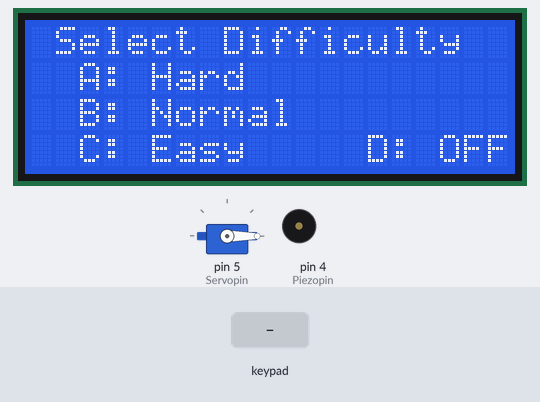
A sketch run on a simulated Arduino Uno, built with avr-gcc and run on an emulated ATmega328P. On the bench: 20×4 character LCD, servo, buzzer (waves = sounding). Wiring (inferred from the names in the program): 4×4 keypad with keys 1 2 3 A 4 5 6 B 7 8 9 C * 0 # D: rows pin 10, pin 11, pin 12, pin 13; columns pin 9, pin 8, pin 7, pin 6. The inputs (shaded band) are chosen by the test bench. Random numbers use the default seed unless the sketch sets one.

Above: at 1.3 s.
1.4 s: keypad keys 1 0 1 1 1 2 1 3 pressed 0.4 s apart
At 5.0 s:
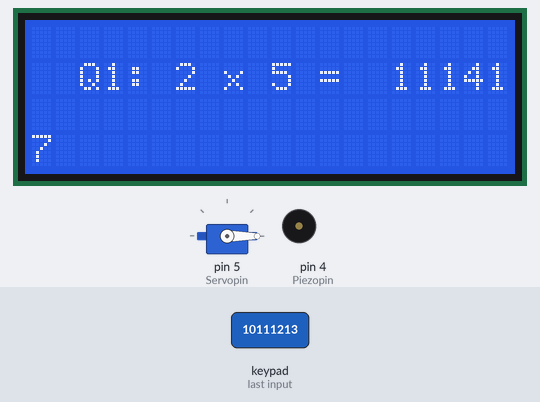
6.1 s: key 'A' pressed
At 6.63 s:
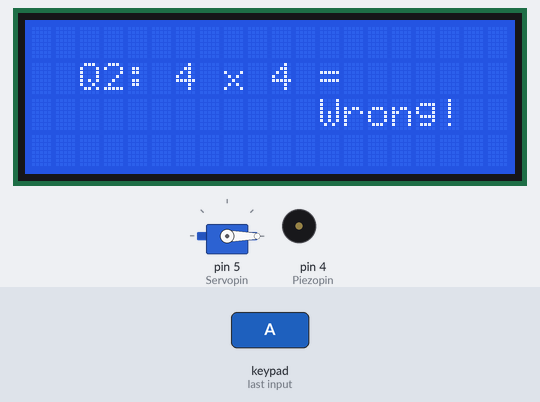
7.9 s: key '2' pressed
At 9.0 s:
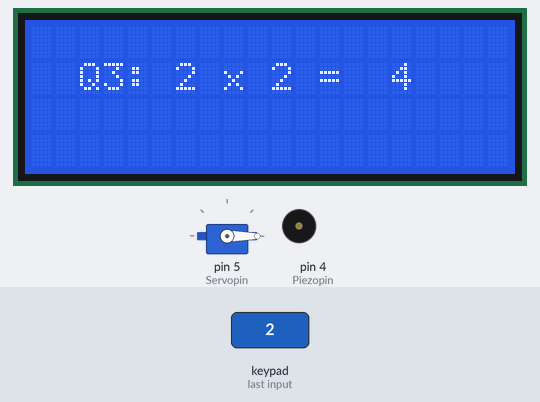
10.9 s: keypad keys 9 8 7 6 pressed 0.4 s apart
At 13.3 s:
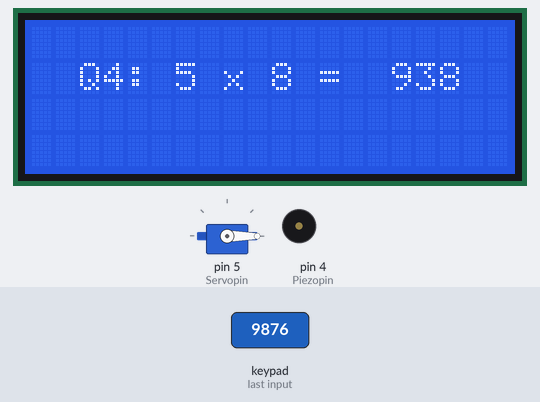
14.0 s: key 'C' pressed
At 40.6 s:
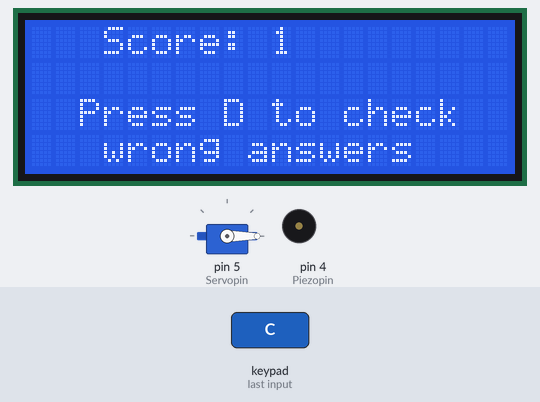
Timing chart, 0 to 40.9 s (numbered marks = the images above; inputs shaded):
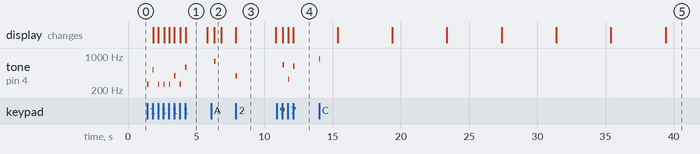

The sketch:

Math_program.ino
```cpp
#include <Wire.h>
#include <LiquidCrystal_I2C.h>
#include <SimpleKeypad.h>
#include <Servo.h>

LiquidCrystal_I2C lcd(0x27, 20, 4);
bool backlightOn = true;
Servo servo;

const byte nb_rows = 4;
const byte nb_cols = 4;
char key_chars[nb_rows][nb_cols] = {
  {'1', '2', '3', 'A'},
  {'4', '5', '6', 'B'},
  {'7', '8', '9', 'C'},
  {'*', '0', '#', 'D'}
};

int Servopin = 5;
int angle = 180;
int Piezopin = 4;
int notes[] = {
  262,  // 1
  294,  // 2
  330,  // 3
  349,  // 4
  392,  // 5
  440,  // 6
  494,  // 7
  523,  // 8
  587,  // 9
  622,  // 0
  660,  // *
  698,  // #
  784,  // A
  831,  // B
  880,  // C
  988   // D
};


byte rowPins[nb_rows] = {9, 8, 7, 6};
byte colPins[nb_cols] = {10, 11, 12, 13};
SimpleKeypad kp1((char*)key_chars, rowPins, colPins, nb_rows, nb_cols);

const int TOTAL_QUESTIONS = 10;
unsigned long TIME_LIMIT = 5000;
unsigned long startTime;

int currentQuestion = 0;
int score = 0;
int correctAnswer;
String userAnswer = "";
String wrongQuestions = "";
bool isScrollingCompleted = false;
bool isGameActive = false;


struct Question{
  int x,y,answer;
  bool isAnswered;
};

Question questions[TOTAL_QUESTIONS];

enum GameState{
  SELECT_DIFFICULTY,
  PLAYING,
  SHOW_SCORE
};

GameState gameState = SELECT_DIFFICULTY;

void initializeQuestions() {
  for (int i = 0; i < TOTAL_QUESTIONS; i++) {
    questions[i].x = 0;
    questions[i].y = 0;
    questions[i].answer = 0;
    questions[i].isAnswered = false;
  }
}

void setup() {
  Serial.begin(9600);
  lcd.init();
  lcd.backlight();
  lcd.setCursor(0,0);
  pinMode(Piezopin,OUTPUT);
  servo.attach(Servopin);
  servo.write(0);
  randomSeed(analogRead(0));
  initializeQuestions();
  showDifficultyScreen();
}


void loop() {
  switch(gameState) {
    case SELECT_DIFFICULTY:
      selectDifficulty();
      break;
    case PLAYING:
      handleUserInput();
      break;
    case SHOW_SCORE:
      handleScoreScreen();
      break;
  }
}

void playNoteForKey(char key) {
  int noteIndex = -1;
  for (int row = 0; row < nb_rows; row++) {
    for (int col = 0; col < nb_cols; col++) {
      if (key_chars[row][col] == key) {
        noteIndex = row * nb_cols + col;
        break;
      }
    }
    if (noteIndex != -1) break;
  }
  if (noteIndex != -1) {
    tone(Piezopin, notes[noteIndex], 100);
  }
}

void showDifficultyScreen() {
  lcd.clear();
  lcd.setCursor(1, 0);
  lcd.print("Select Difficulty");
  lcd.setCursor(2, 1);
  lcd.print("A: Hard");
  lcd.setCursor(2, 2);
  lcd.print("B: Normal");
  lcd.setCursor(2, 3);
  lcd.print("C: Easy");
  lcd.setCursor(14,3);
  lcd.print("D: OFF");
}
void selectDifficulty() {
  char key = kp1.getKey();
  if(key){
    playNoteForKey(key);
  if (key == 'A' || key == 'B' || key == 'C') {
    switch (key) {
      case 'A':
        TIME_LIMIT = 2000;
        break;
      case 'B':
        TIME_LIMIT = 4000;
        break;
      case 'C':
        TIME_LIMIT = 6000;
        break;
    }
    gameState = PLAYING;
    displayNewProblem();
    }
    else if (key == 'D'){
      if (backlightOn) {
        lcd.noBacklight();
        lcd.clear();
        backlightOn = false;
      } else {
        lcd.backlight();
        showDifficultyScreen();
        backlightOn = true;
      }
    }
  }
}

void handleUserInput() {
  if(!isGameActive) return;

  char key = kp1.getKey();
  if (key) {
    playNoteForKey(key);

  if (key == '*') {
      checkAnswer(userAnswer);
      displayNewProblem();
    }
    else if (key == '#'){
      userAnswer = "";
    }
    else if (isdigit(key)) {
      userAnswer += key;
    }
    displayUserInput(userAnswer);
  }
  if (millis() - startTime > TIME_LIMIT) {
    if(userAnswer != "") {
      checkAnswer(userAnswer);
    } else {
      recordWrongAnswer(userAnswer);
    }
    displayNewProblem();
    return;
  }
}

void handleScoreScreen() {
  char key = kp1.getKey();
  if (key) {
    playNoteForKey(key);
  if (key == 'D') {
    if (score == TOTAL_QUESTIONS) {
      dispenseCandy();
      return;
    }
    else if (!isScrollingCompleted) {
      lcd.clear();
      lcd.setCursor(0, 0);
      lcd.print("Wrong Answers:");
      lcd.setCursor(0, 1);
      displayScrollingWrongAnswers();
      isScrollingCompleted = true;
    }
    else{
      resetGame();
      gameState = SELECT_DIFFICULTY;
      showDifficultyScreen();
      isScrollingCompleted = false;
    }
  }
}
}

void displayScrollingWrongAnswers() {
  int line = 1;
  int questionCount = 0;
  int lastQuestionEndIndex = 0;
  int wrongAnswerCount = 0;

  for (int i = 0; i < wrongQuestions.length(); i++) {
    if (wrongQuestions[i] == ' ') {
      wrongAnswerCount++;
    }
  }

  String firstLine = "";
  String secondLine = "";
  String thirdLine = "";

  int charCount = 0;
  for (int i = 0; i < wrongQuestions.length(); i++) {
    if (charCount < 20) {
      firstLine += wrongQuestions[i];
    } else if (charCount >= 20 && charCount < 40) {
      secondLine += wrongQuestions[i];
    } else if(charCount >= 40 && charCount < 60){
      thirdLine += wrongQuestions[i];
    }else {
      lastQuestionEndIndex = i;
      break;
    }
    charCount++;
    if (wrongQuestions[i] == ' ' || i == wrongQuestions.length() - 1) {
    }
  }

  lcd.clear();
  lcd.setCursor(0,0);
  lcd.print("Wrong Answers:");
  lcd.setCursor(0, 1);
  lcd.print(firstLine);
  lcd.setCursor(0, 2);
  lcd.print(secondLine);
  lcd.setCursor(0, 3);
  lcd.print(thirdLine);


  if (wrongAnswerCount < 7) {
    return;
  }

  delay(1500);

  String scrollText = wrongQuestions.substring(lastQuestionEndIndex-20);
  int scrollPosition = 20;
  unsigned long lastScrollTime = millis();

  while (millis() - lastScrollTime < 10000) {
    char key = kp1.getKey();
    if(key == 'D'){
      return;
    }
    if (millis() - lastScrollTime > 500) {
      lcd.setCursor(0, 3);
      delay(300);
      String toDisplay = scrollText.substring(scrollPosition, min(scrollPosition + 20, scrollText.length()));
      lcd.print(toDisplay + String("                    ").substring(0, 20 - toDisplay.length()));

      scrollPosition++;
      if (scrollPosition + 20 > scrollText.length()) {
        scrollPosition = 0;
        delay(1500);
      }
      lastScrollTime = millis();
    }
  }
}

void displayFinalScore() {
  gameState = SHOW_SCORE;
  isGameActive = false;
  userAnswer ="";
  lcd.clear();
  lcd.setCursor(3, 0);
  lcd.print("Score: ");
  lcd.print(score);

  if (score == TOTAL_QUESTIONS) {
    lcd.setCursor(2, 2);
    lcd.print("Congratulations!");
    lcd.setCursor(0,3);
    lcd.print("Press D to get candy");
  } else {
    lcd.setCursor(2, 2);
    lcd.print("Press D to check");
    lcd.setCursor(3,3);
    lcd.print("wrong answers");
  }
}

void dispenseCandy() {

  int melody[] = {262, 294, 330, 349, 392, 440, 494};
  int noteDurations[] = {4, 4, 4, 4, 4, 4, 4};

  for (int thisNote = 0; thisNote < 7; thisNote++) {
    int noteDuration = 1000 / noteDurations[thisNote];
    tone(Piezopin, melody[thisNote], noteDuration);
    int pauseBetweenNotes = noteDuration * 1.30;
    delay(pauseBetweenNotes);
    noTone(Piezopin);
  }

  servo.write(angle);
  delay(1000);
  servo.write(0);
  delay(1000);
  resetGame();
  gameState = SELECT_DIFFICULTY;
  showDifficultyScreen();
}

void displayNewProblem() {
  if (currentQuestion >= TOTAL_QUESTIONS) {
    displayFinalScore();
    return;
  }

  startTime = millis();
  isGameActive = true;
  userAnswer ="";
  bool isUnique;

  do {
    isUnique = true;
    questions[currentQuestion].x = random(2, 10);
    questions[currentQuestion].y = random(2, 10);


    for (int i = 0; i < currentQuestion; i++) {
      if (questions[currentQuestion].x == questions[i].x && questions[currentQuestion].y == questions[i].y) {
        isUnique = false;
        break;
      }
    }
  } while (!isUnique);

  questions[currentQuestion].answer = questions[currentQuestion].x * questions[currentQuestion].y;
  correctAnswer = questions[currentQuestion].answer;
  currentQuestion++;
  lcd.clear();
  lcd.setCursor(2, 1);
  lcd.print("Q");
  lcd.print(currentQuestion);
  lcd.print(": ");
  lcd.print(questions[currentQuestion - 1].x);
  lcd.print(" x ");
  lcd.print(questions[currentQuestion - 1].y);
  lcd.print(" = ");
}


void resetGame() {
  currentQuestion = 0;
  score = 0;
  wrongQuestions = "";
  isGameActive = false;
}


void checkAnswer(String userAnswer) {
  if (userAnswer.toInt() == correctAnswer) {
    score++;
    lcd.setCursor(12,2);
    lcd.print("Correct!");
  } else {
    recordWrongAnswer(userAnswer);
  }
  delay(500);
}

void displayUserInput(String userAnswer) {
  lcd.setCursor(15, 1);
  lcd.print(userAnswer);
}

void recordWrongAnswer(String answer) {
  lcd.setCursor(12,2);
  lcd.print("Wrong!");
  wrongQuestions += "Q" + String(currentQuestion) + ":" +
                    String(questions[currentQuestion - 1].x) + "x" +
                    String(questions[currentQuestion - 1].y) + "=" +
                    String(questions[currentQuestion - 1].answer) + " ";
}
```

Measured:
- after the input at 1.4 s, tone on pin 4 (Piezopin): plays 262 Hz for 0.10 s, 523 Hz for 0.10 s, 262 Hz for 0.10 s, 262 Hz for 0.10 s, 262 Hz for 0.10 s, 392 Hz for 0.10 s … (8 notes in this stretch), starting at once; the display: first changes after 0.45 s (image 1 shows a later state)
- after the input at 6.1 s, tone on pin 4 (Piezopin): silent → 784 Hz after 0.22 s, → silent 0.10 s later
- after the input at 7.9 s, tone on pin 4 (Piezopin): silent → 392 Hz at once, → silent 0.10 s later
- after the input at 10.9 s, tone on pin 4 (Piezopin): plays 660 Hz for 0.10 s, 330 Hz for 0.10 s, 622 Hz for 0.10 s, starting after 0.46 s
- after the input at 14.0 s, tone on pin 4 (Piezopin): silent → 880 Hz at once, → silent 0.10 s later
- what the display in image 1 shows lasts 1.6 s, from 4.2 s to 5.8 s
- what the display in image 2 shows lasts 0.5 s, from 6.3 s to 6.8 s
